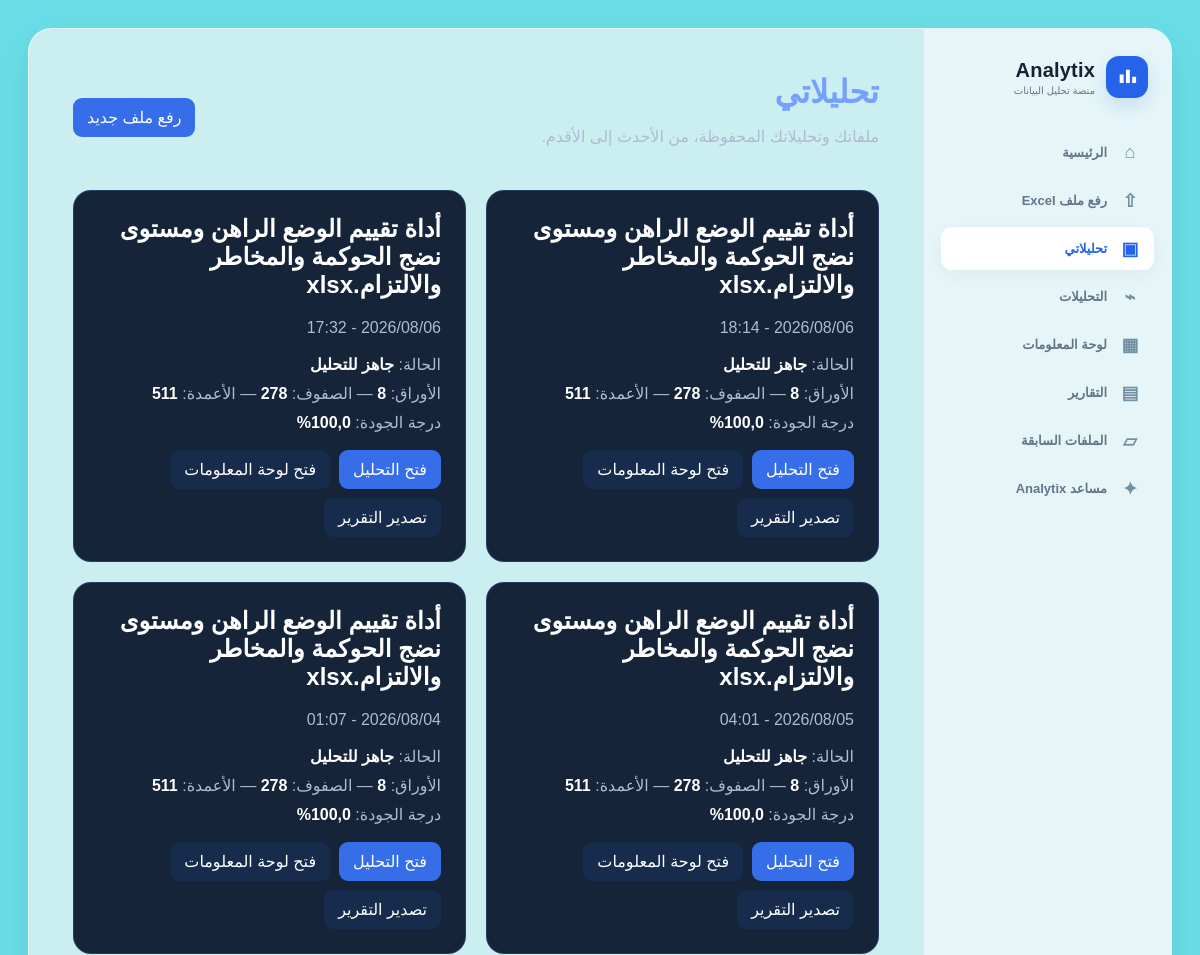
The page /datasets/my-analyses/ (signed in, upper part) on the database as committed earlier.
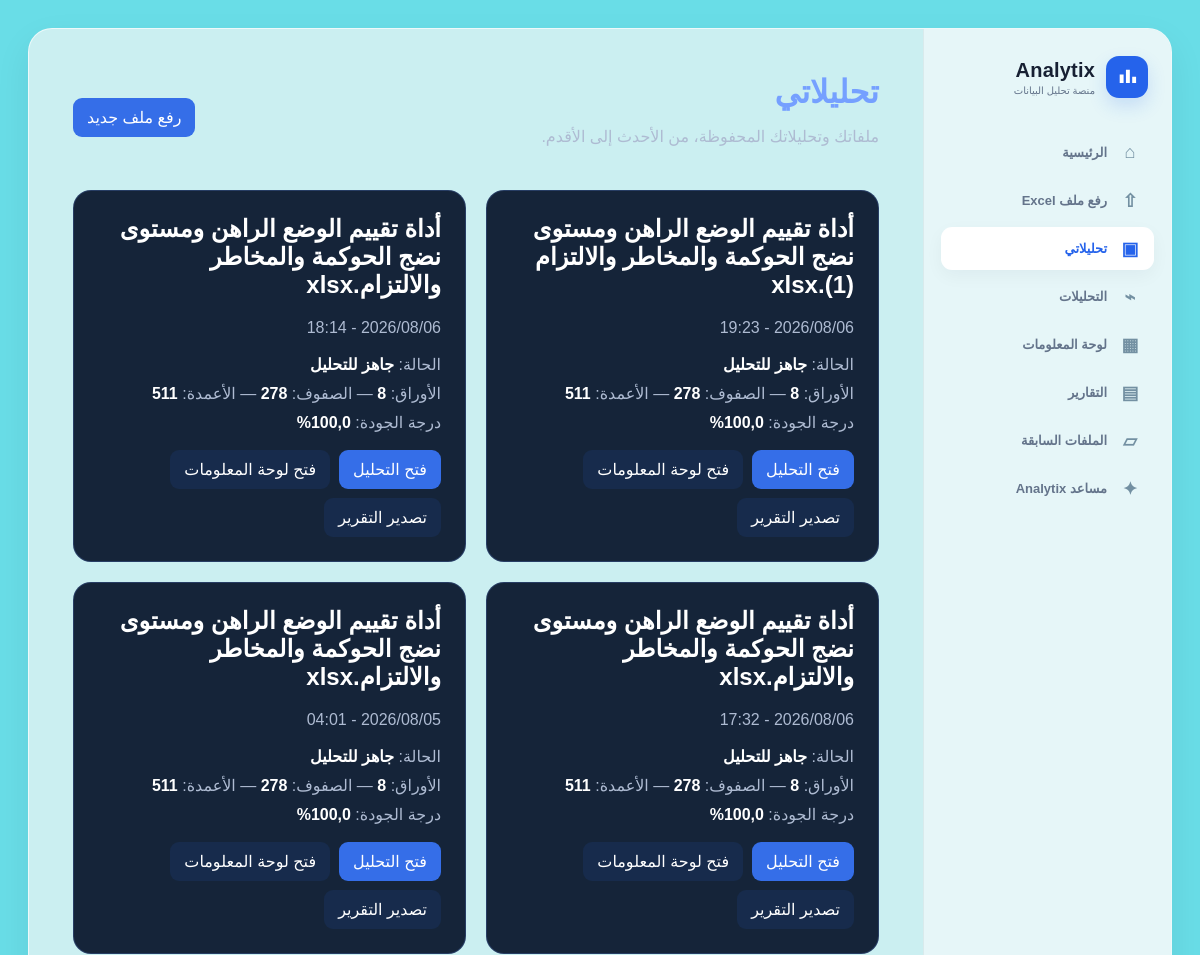
The same page on the database as committed later.
### datasets/models.py (models this page shows, shortened)
class Dataset(models.Model):
    STATUS_CHOICES = [
        ('uploaded', 'تم الرفع'),
        ('reading', 'جارٍ قراءة الملف'),
        ('ready', 'جاهز للتحليل'),
        ('failed', 'فشل تجهيز الملف'),
    ]
    user = models.ForeignKey(
        settings.AUTH_USER_MODEL,
        on_delete=models.CASCADE,
        related_name='datasets',
        verbose_name='المستخدم',
    )
    title = models.CharField(
        max_length=200,
        verbose_name='اسم ملف البيانات',
    )
    file = models.FileField(
        upload_to='analytix/excel_files/%Y/%m/',
        storage=raw_storage,
          max_length=500,
        validators=[
            FileExtensionValidator(
                allowed_extensions=[
                    'xlsx',
                    'xls',
                    'xlsm',
                ],
            ),
            validate_excel_size,
        ],
        verbose_name='ملف Excel',
    )
    original_filename = models.CharField(
        max_length=255,
        blank=True,
        verbose_name='اسم الملف الأصلي',
    )
    file_size = models.PositiveBigIntegerField(
        default=0,
        editable=False,
        verbose_name='حجم الملف بالبايت',
    )
    status = models.CharField(
        max_length=20,
        choices=STATUS_CHOICES,
        default='uploaded',
        db_index=True,
        verbose_name='حالة الملف',
    )
    error_message = models.TextField(
        blank=True,
        verbose_name='رسالة الخطأ',
    )
    uploaded_at = models.DateTimeField(
        auto_now_add=True,
        verbose_name='تاريخ الرفع',
    )
    updated_at = models.DateTimeField(
        auto_now=True,
        verbose_name='تاريخ آخر تحديث',
    )
    class Meta:
        verbose_name = 'ملف بيانات'
        verbose_name_plural = 'ملفات البيانات'
        ordering = ['-uploaded_at']
        indexes = [
            models.Index(
                fields=['user', 'status'],
            ),
            models.Index(
                fields=['uploaded_at'],
            ),
        ]

### datasets/views.py (the view)
@login_required
def my_analyses(request):
    datasets = (
        Dataset.objects
        .filter(user=request.user)
        .prefetch_related('sheets', 'analysis_jobs__result')
        .order_by('-uploaded_at')
    )
    items = []
    for dataset in datasets:
        sheets = list(dataset.sheets.all())
        result = next(
            (
                job.result for job in dataset.analysis_jobs.all()
                if job.status == 'completed' and hasattr(job, 'result')
            ),
            None,
        )
        summary = result.summary if result else {}
        total_cells = sum(sheet.row_count * sheet.column_count for sheet in sheets)
        missing = summary.get('total_missing_values', 0)
        quality_score = (
            round(max(0, (1 - (missing / total_cells)) * 100), 1)
            if total_cells else None
        )
        items.append({
            'dataset': dataset,
            'sheets_count': len(sheets),
            'rows_count': summary.get(
                'total_rows', sum(sheet.row_count for sheet in sheets)
            ),
            'columns_count': summary.get(
                'total_columns', sum(sheet.column_count for sheet in sheets)
            ),
            'quality_score': quality_score,
            'dashboard': (
                dataset.user.dashboards.filter(
                    layout_settings__dataset_id=dataset.pk,
                ).first()
            ),
        })
    return render(request, 'datasets-templates/my_analyses.html', {'items': items})

### templates/datasets-templates/my_analyses.html
{% extends 'workspace_section_base.html' %}{% block title %}تحليلاتي | Analytix{% endblock %}{% block content %}
<header class="section-heading"><div><h1>تحليلاتي</h1><p>ملفاتك وتحليلاتك المحفوظة، من الأحدث إلى الأقدم.</p></div><a class="action" href="{% url 'datasets:list' %}">رفع ملف جديد</a></header>
{% if items %}<section class="section-grid">{% for item in items %}<article class="section-card"><h2>{{ item.dataset.original_filename|default:item.dataset.title }}</h2><p class="muted">{{ item.dataset.uploaded_at|date:"Y/m/d - H:i" }}</p><div class="facts"><span>الحالة: <b>{{ item.dataset.get_status_display }}</b></span><span>الأوراق: <b>{{ item.sheets_count }}</b> — الصفوف: <b>{{ item.rows_count }}</b> — الأعمدة: <b>{{ item.columns_count }}</b></span>{% if item.quality_score is not None %}<span>درجة الجودة: <b>{{ item.quality_score }}%</b></span>{% endif %}</div><div class="actions"><a class="action" href="{% url 'datasets:detail' item.dataset.pk %}">فتح التحليل</a><a class="action soft" href="{% url 'datasets:detail' item.dataset.pk %}#dashboard">فتح لوحة المعلومات</a><a class="action soft" href="{% url 'datasets:export_pdf' item.dataset.pk %}">تصدير التقرير</a></div></article>{% endfor %}</section>{% else %}<section class="empty-state"><h2>لا توجد تحليلات محفوظة حتى الآن.</h2><a class="action" href="{% url 'datasets:list' %}">رفع ملف جديد</a></section>{% endif %}
{% endblock %}

Rows that differ between the two databases and show on the page:
no longer on this page (row unchanged): Dataset: dataset.original_filename "أداة تقييم الوضع الراهن ومستوى نضج الحوكمة والمخاطر والالتزام.xlsx", dataset.uploaded_at "2026/08/04 - 01:07", dataset.status "جاهز للتحليل", sheets_count "8", rows_count "278", columns_count "511", quality_score "100,0"
added Dataset: dataset.original_filename "أداة تقييم الوضع الراهن ومستوى نضج الحوكمة والمخاطر والالتزام (1).xlsx", dataset.uploaded_at "2026/08/06 - 19:23", dataset.status "جاهز للتحليل", sheets_count "8", rows_count "278", columns_count "511", quality_score "100,0"
